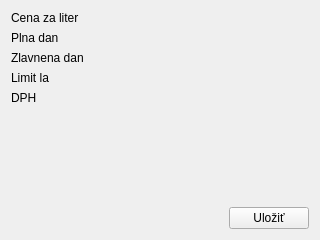
<?xml version="1.0" encoding="UTF-8"?>
<ui version="4.0">
 <class>ConstantsTab</class>
 <widget class="QWidget" name="ConstantsTab">
  <property name="geometry">
   <rect>
    <x>0</x>
    <y>0</y>
    <width>320</width>
    <height>240</height>
   </rect>
  </property>
  <property name="windowTitle">
   <string>Form</string>
  </property>
  <layout class="QGridLayout" name="gridLayout_2">
   <item row="2" column="2">
    <widget class="QPushButton" name="button_save">
     <property name="text">
      <string>Uložiť</string>
     </property>
    </widget>
   </item>
   <item row="2" column="1">
    <spacer name="horizontalSpacer_2">
     <property name="orientation">
      <enum>Qt::Orientation::Horizontal</enum>
     </property>
     <property name="sizeHint" stdset="0">
      <size>
       <width>40</width>
       <height>20</height>
      </size>
     </property>
    </spacer>
   </item>
   <item row="0" column="0">
    <layout class="QGridLayout" name="gridLayout">
     <item row="0" column="2">
      <widget class="ResetableLineEdit" name="rle_service_cost" native="true"/>
     </item>
     <item row="1" column="0">
      <widget class="QLabel" name="label_2">
       <property name="text">
        <string>Plna dan</string>
       </property>
      </widget>
     </item>
     <item row="1" column="2">
      <widget class="ResetableLineEdit" name="rle_full_tax" native="true"/>
     </item>
     <item row="5" column="0">
      <widget class="QLabel" name="label_5">
       <property name="text">
        <string>DPH</string>
       </property>
      </widget>
     </item>
     <item row="2" column="2">
      <widget class="ResetableLineEdit" name="rle_lower_tax" native="true"/>
     </item>
     <item row="5" column="2">
      <widget class="ResetableLineEdit" name="rle_vat_tax" native="true"/>
     </item>
     <item row="0" column="0">
      <widget class="QLabel" name="label">
       <property name="text">
        <string>Cena za liter</string>
       </property>
      </widget>
     </item>
     <item row="2" column="0">
      <widget class="QLabel" name="label_3">
       <property name="text">
        <string>Zlavnena dan</string>
       </property>
      </widget>
     </item>
     <item row="4" column="2">
      <widget class="ResetableLineEdit" name="rle_la_limit" native="true"/>
     </item>
     <item row="4" column="0">
      <widget class="QLabel" name="label_4">
       <property name="text">
        <string>Limit la</string>
       </property>
      </widget>
     </item>
    </layout>
   </item>
   <item row="1" column="0">
    <spacer name="verticalSpacer">
     <property name="orientation">
      <enum>Qt::Orientation::Vertical</enum>
     </property>
     <property name="sizeHint" stdset="0">
      <size>
       <width>20</width>
       <height>40</height>
      </size>
     </property>
    </spacer>
   </item>
  </layout>
 </widget>
 <customwidgets>
  <customwidget>
   <class>ResetableLineEdit</class>
   <extends>QWidget</extends>
   <header>widgets.resetable_line_edit</header>
   <container>1</container>
   <slots>
    <signal>textEdited()</signal>
   </slots>
  </customwidget>
 </customwidgets>
 <resources/>
 <connections>
  <connection>
   <sender>rle_service_cost</sender>
   <signal>textEdited()</signal>
   <receiver>ConstantsTab</receiver>
   <slot>valueEdited()</slot>
   <hints>
    <hint type="sourcelabel">
     <x>109</x>
     <y>18</y>
    </hint>
    <hint type="destinationlabel">
     <x>157</x>
     <y>24</y>
    </hint>
   </hints>
  </connection>
  <connection>
   <sender>rle_full_tax</sender>
   <signal>textEdited()</signal>
   <receiver>ConstantsTab</receiver>
   <slot>valueEdited()</slot>
   <hints>
    <hint type="sourcelabel">
     <x>109</x>
     <y>43</y>
    </hint>
    <hint type="destinationlabel">
     <x>145</x>
     <y>38</y>
    </hint>
   </hints>
  </connection>
  <connection>
   <sender>rle_lower_tax</sender>
   <signal>textEdited()</signal>
   <receiver>ConstantsTab</receiver>
   <slot>valueEdited()</slot>
   <hints>
    <hint type="sourcelabel">
     <x>106</x>
     <y>59</y>
    </hint>
    <hint type="destinationlabel">
     <x>173</x>
     <y>78</y>
    </hint>
   </hints>
  </connection>
  <connection>
   <sender>rle_la_limit</sender>
   <signal>textEdited()</signal>
   <receiver>ConstantsTab</receiver>
   <slot>valueEdited()</slot>
   <hints>
    <hint type="sourcelabel">
     <x>115</x>
     <y>88</y>
    </hint>
    <hint type="destinationlabel">
     <x>159</x>
     <y>104</y>
    </hint>
   </hints>
  </connection>
  <connection>
   <sender>rle_vat_tax</sender>
   <signal>textEdited()</signal>
   <receiver>ConstantsTab</receiver>
   <slot>valueEdited()</slot>
   <hints>
    <hint type="sourcelabel">
     <x>112</x>
     <y>113</y>
    </hint>
    <hint type="destinationlabel">
     <x>183</x>
     <y>128</y>
    </hint>
   </hints>
  </connection>
  <connection>
   <sender>button_save</sender>
   <signal>clicked()</signal>
   <receiver>ConstantsTab</receiver>
   <slot>saveData()</slot>
   <hints>
    <hint type="sourcelabel">
     <x>277</x>
     <y>218</y>
    </hint>
    <hint type="destinationlabel">
     <x>242</x>
     <y>168</y>
    </hint>
   </hints>
  </connection>
 </connections>
 <slots>
  <slot>valueEdited()</slot>
  <slot>saveData()</slot>
 </slots>
</ui>
